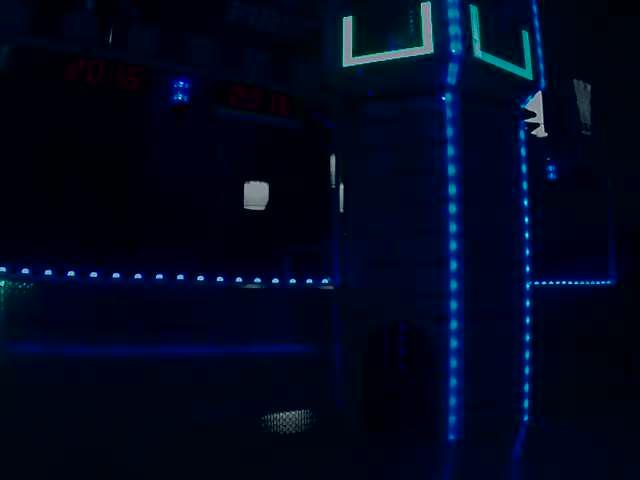
#> input picture 200.jpg, 640 x 480 px
$ python -i grip.py   (imports and definitions only)   (older library calls are emulated)
#> lines starting #> are read from the running program, lines starting #| are printed output that depends on the picture; after the words box and inside, x2 and y2 are one past the last pixel; in counts of white or black regions, pixels touching at a corner belong together
import cv2
import numpy
import math
from enum import Enum

class GripPipeline:
    """
    An OpenCV pipeline generated by GRIP.
    """

    def __init__(self):
        """initializes all values to presets or None if need to be set
        """

        self.__hsv_threshold_hue = [43.70503597122302, 86.79117147707979]
        self.__hsv_threshold_saturation = [139.88309352517985, 255.0]
        self.__hsv_threshold_value = [96.31294964028778, 255.0]

        self.hsv_threshold_output = None

        self.__find_contours_input = self.hsv_threshold_output
        self.__find_contours_external_only = False

        self.find_contours_output = None


    def process(self, source0):
        """
        Runs the pipeline and sets all outputs to new values.
        """
        # Step HSV_Threshold0:
        self.__hsv_threshold_input = source0
        (self.hsv_threshold_output) = self.__hsv_threshold(self.__hsv_threshold_input, self.__hsv_threshold_hue, self.__hsv_threshold_saturation, self.__hsv_threshold_value)

        # Step Find_Contours0:
        self.__find_contours_input = self.hsv_threshold_output
        (self.find_contours_output) = self.__find_contours(self.__find_contours_input, self.__find_contours_external_only)


    @staticmethod
    def __hsv_threshold(input, hue, sat, val):
        """Segment an image based on hue, saturation, and value ranges.
        Args:
            input: A BGR numpy.ndarray.
            hue: A list of two numbers the are the min and max hue.
            sat: A list of two numbers the are the min and max saturation.
            lum: A list of two numbers the are the min and max value.
        Returns:
            A black and white numpy.ndarray.
        """
        out = cv2.cvtColor(input, cv2.COLOR_BGR2HSV)
        return cv2.inRange(out, (hue[0], sat[0], val[0]),  (hue[1], sat[1], val[1]))

    @staticmethod
    def __find_contours(input, external_only):
        """Sets the values of pixels in a binary image to their distance to the nearest black pixel.
        Args:
            input: A numpy.ndarray.
            external_only: A boolean. If true only external contours are found.
        Return:
            A list of numpy.ndarray where each one represents a contour.
        """
        if(external_only):
            mode = cv2.RETR_EXTERNAL
        else:
            mode = cv2.RETR_LIST
        method = cv2.CHAIN_APPROX_SIMPLE
        im2, contours, hierarchy =cv2.findContours(input, mode=mode, method=method)
        return contours

>>> import cv2
>>> picture = cv2.imread('../200.jpg')
#> picture is the input picture: shape (480, 640, 3); mean B, G, R 30, 8, 2.3
>>> result = GripPipeline().process(picture)
#> in __hsv_threshold, `out = cv2.cvtColor(input, cv2.COLOR_BGR2HSV)`: out: shape (480, 640, 3); mean H, S, V 115.7, 247.3, 30.1
#> in __hsv_threshold, `return cv2.inRange(out, (hue[0], sat[0], val[0]),  (hue[1], sat[1], va..`:
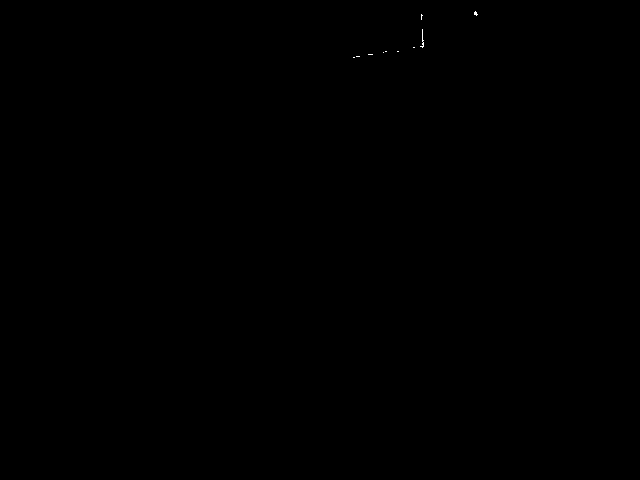
#> returned value: shape (480, 640); 0.02% white in thin lines or dots, all inside (x1, y1, x2, y2) = (353, 11, 478, 58)
